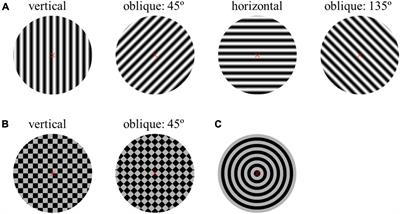
#> input picture sample_imgs/spatfreq.jpg, 400 x 214 px, found by its file name
$ python FFT_test.py   (older library calls are emulated)
#> lines starting #> are read from the running program, lines starting #| are printed output that depends on the picture
from ect import maps, filt
import numpy as np
import math
import cv2

imname = 'spatfreq.jpg'

if __name__ == '__main__':

    img = cv2.imread(imname)
#> img is the input picture: shape (214, 400, 3); mean B, G, R 195.8, 195.9, 195.9
    img = cv2.resize(img, None, None, 2, 2)
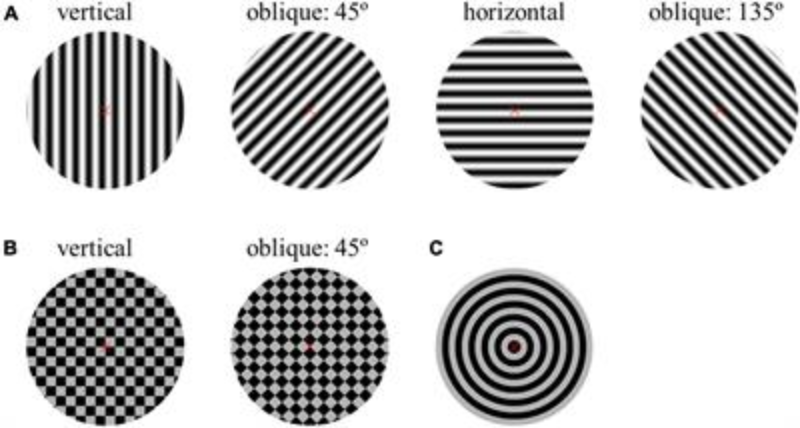
#> img: shape (428, 800, 3); mean B, G, R 195.8, 195.8, 195.9
    img = cv2.cvtColor(img, cv2.COLOR_BGR2GRAY)
#> img: shape (428, 800)

    cx = 225
    cy = 206
    radius = 100 # min(img.shape[:2])

    while True:

        center = (cx, cy)
        out = cv2.warpPolar(img, (0, 0), center, radius, cv2.WARP_FILL_OUTLIERS + cv2.WARP_POLAR_LOG + cv2.INTER_LINEAR)
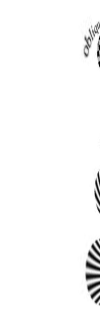
#> out: shape (314, 100); min 2, max 255, mean 250.1
        # out = maps.logpolar(
            # img,
            # (0,0),
            # center,
            # radius,
            # maps.LOGPOLAR_INTER_LINEAR | maps.LOGPOLAR_INCLUDE_ORIGIN)

        inp = np.copy(img)

#> (the run stopped early here; a loop or call above may not have finished)
